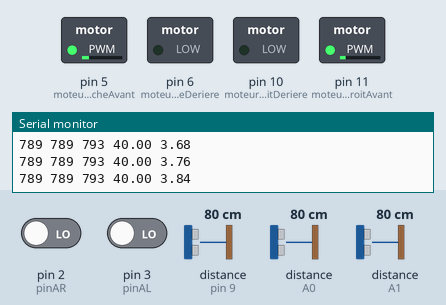
Bench run of a sketch on a simulated Arduino Uno, built with avr-gcc and run on an emulated ATmega328P. Parts: switched loads named in the sketch (green lamp = pin HIGH), the last lines printed to the serial monitor. Wiring (inferred from the names in the program): 3 × ultrasonic range finder: trigger pin 4, echo pin 9 / trigger pin 7, echo A0 / trigger pin 8, echo A1. Inputs (shaded band) come from the test bench; at power-on: distance to the obstacle (sensors on pin 9, A0, A1) 80 cm, pin 2 (pinAR) LOW, pin 3 (pinAL) LOW. The echo pulse lasts 58.3 µs per cm; pins used as bus, display or sensor lines are not drawn.

Above: at 1.2 s.
1.3 s: distance to the obstacle (sensor on pin 9) set to 18 cm
At 1.8 s:
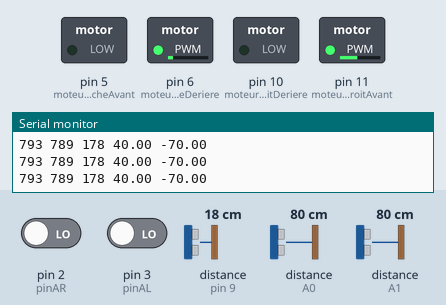
2.9 s: distance to the obstacle (sensor on A0) set to 2 cm
At 5.2 s:
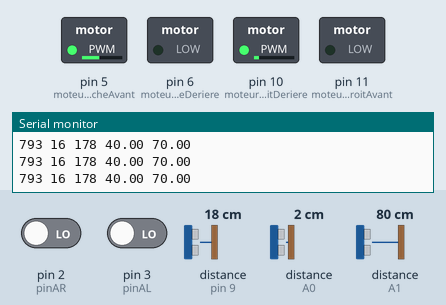
5.5 s: distance to the obstacle (sensor on A1) set to 18 cm
At 6.7 s:
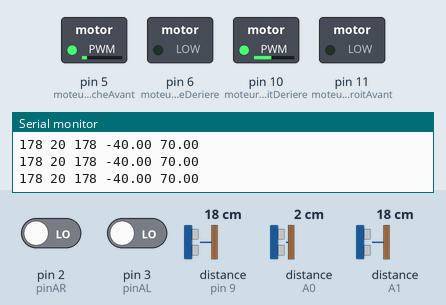
7.6 s: distance to the obstacle (sensor on A0) set to 60 cm
At 9.2 s:
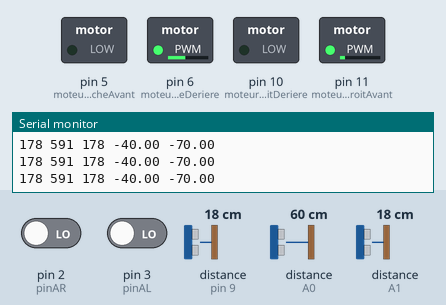
9.5 s: distance to the obstacle (sensor on A0) set to 9 cm
At 10.32 s:
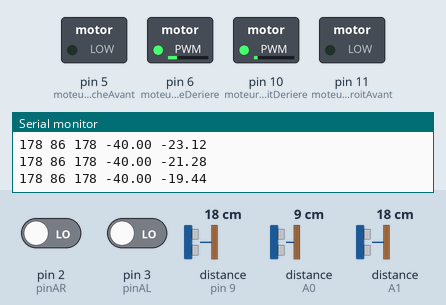
12.5 s: distance to the obstacle (sensor on pin 9) set to 2 cm
At 13.28 s:
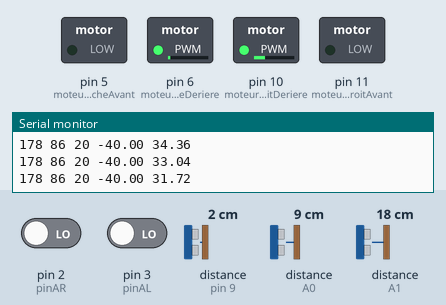
Timing chart, 0 to 16.5 s (numbered marks = the images above; inputs shaded):
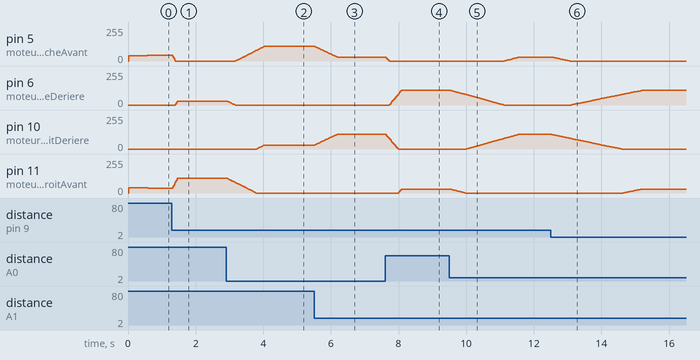

Measured:
- after the input at 1.3 s, pin 6 (moteurGaucheDeriere): 0/255 → 30/255 after 0.10 s
- after the input at 2.9 s, pin 5 (moteurGaucheAvant): moves from 0/255 to 110/255 over 0.85 s, starting after 0.28 s; pin 6 (moteurGaucheDeriere): moves from 30/255 to 0/255 over 0.23 s, starting at once
- after the input at 5.5 s, pin 5 (moteurGaucheAvant): moves from 110/255 to 30/255 over 0.66 s, starting at once; pin 10 (moteurDroitDeriere): moves from 30/255 to 110/255 over 0.66 s, starting at once
- after the input at 7.6 s, pin 5 (moteurGaucheAvant): 30/255 → 0/255 at once; pin 6 (moteurGaucheDeriere): moves from 0/255 to 110/255 over 0.36 s, starting after 0.12 s; pin 10 (moteurDroitDeriere): moves from 110/255 to 0/255 over 0.36 s, starting at once; pin 11 (moteurDroitAvant): 0/255 → 30/255 after 0.40 s
- after the input at 9.5 s, pin 5 (moteurGaucheAvant): moves from 0/255 to 30/255 over 0.44 s, starting after 1.6 s; pin 6 (moteurGaucheDeriere): moves from 110/255 to 0/255 over 1.6 s, starting at once
- after the input at 12.5 s, pin 5 (moteurGaucheAvant): moves from 30/255 to 0/255 over 0.52 s, starting at once; pin 6 (moteurGaucheDeriere): moves from 0/255 to 110/255 over 2.1 s, starting after 0.61 s

The sketch:

Test_13-Nov-21_23.42_PUNKS_IEEE_FST_Robots_3.0.ino
```cpp
//Ultrason
const byte TRIGGERleft = 4; // broche TRIGGER
const byte ECHOleft = 9; // broche ECHO

const byte TRIGGERright = 7; // broche TRIGGER
const byte ECHOright = A0; // broche ECHO

const byte TRIGGERfront = 8; // broche TRIGGER
const byte ECHOfront = A1; // broche ECHO

const unsigned long MEASURE_TIMEOUT = 25000UL;
const float SOUND_SPEED = 340.0 / 1000;

//PDUltrasoN
float kpULTRA = 1.5, kdULTRA = 0, erreurancien, erreur, PD = 0, P, D;

long distL = 0, distR = 0, distF = 0;

// Echantillonnage
const float periode = 20.00;

// Capteurs IR
const int captExtDroit = A2;
const int captDroit = A3;
const int captGauche = A4;
const int captExtGauche = A5;
bool c1;
bool c2;
bool c3;
bool c4;
int etatcapteur = 0;

// PID vitesse
const float vitesseMax = 300.00;
const float accelerationMax = 3000.00;

float kp = 1.0;
float ki = 0.00;
float kd = 1.0;

float erreurAVR = 0.00;
float erreurAVL = 0.00;

float rightPD = 0.00;
float leftPD = 0.00;

// Moteurs
const int moteurDroitAvant = 11;
const int moteurDroitDeriere = 10;
const int moteurGaucheAvant = 5;
const int moteurGaucheDeriere = 6;

// Encodeurs
long int counterL = 0;
long int counterR = 0;

long int previousCounterL = 0;
long int previousCounterR = 0;

int resolution = 400;
float diametreRoue = 70.00;


const int pinAR = 2;
const int pinBR = 12;
const int pinAL = 3;
const int pinBL = 13;

void distanceleft() {
  digitalWrite(TRIGGERleft, HIGH);
  delayMicroseconds(10);
  digitalWrite(TRIGGERleft, LOW);
  long measure = pulseIn(ECHOleft, HIGH, MEASURE_TIMEOUT);
  distL = measure / 2.0 * SOUND_SPEED;
}
void distanceright() {
  digitalWrite(TRIGGERright, HIGH);
  delayMicroseconds(10);
  digitalWrite(TRIGGERright, LOW);
  long measure = pulseIn(ECHOright, HIGH, MEASURE_TIMEOUT);
  distR = measure / 2.0 * SOUND_SPEED;
}
float distancefront() {
  digitalWrite(TRIGGERfront, HIGH);
  delayMicroseconds(10);
  digitalWrite(TRIGGERfront, LOW);
  long measure = pulseIn(ECHOfront, HIGH, MEASURE_TIMEOUT);
  distF = measure / 2.0 * SOUND_SPEED;
}
void ISRtrackAR() {
  int A = digitalRead(pinAR);
  int B = digitalRead(pinBR);

  if ((B && !A) || (A && !B)) {
    ++counterR;
  } else {
    if ((B && A) || (!A && !B)) {
      --counterR;
    }
  }
}

void ISRtrackAL() {
  int A = digitalRead(pinAL);
  int B = digitalRead(pinBL);

  if ((!B && !A) || (A && B)) {
    ++counterL;
  } else {
    --counterL;
  }
}

void vitesseDroitPID(float consigne) {
  float vitesseActuel = (((counterR - previousCounterR) * diametreRoue * PI ) / resolution) / (periode / 1000);
  float erreur = consigne - vitesseActuel;
  if ((erreur * 1000) / periode) {
    if (erreur >= 0) {
      erreur = accelerationMax;
    } else {
      erreur = -1 * accelerationMax;
    }
  }
  float p = kp * erreur;
  float d = kd * (erreur - erreurAVR);
  rightPD += p + d;

  if (rightPD >= 0) {
    if (rightPD > 255) {
      rightPD = 255;
    }
    analogWrite(moteurDroitAvant, rightPD);
    analogWrite(moteurDroitDeriere, 0);
  } else {
    if (rightPD < - 255) {
      rightPD = - 255;
    }
    analogWrite(moteurDroitAvant, 0);
    analogWrite(moteurDroitDeriere, abs(rightPD));
  }
  previousCounterR = counterR;
  erreurAVR = erreur;
}

void vitesseGauchePID(float consigne) {
  float vitesseActuel = (((counterL - previousCounterL) * diametreRoue * PI ) / resolution) / (periode / 1000);
  float erreur = consigne - vitesseActuel;
  if ((erreur * 1000) / periode) {
    if (erreur >= 0) {
      erreur = accelerationMax;
    }
    else {
      erreur = -1 * accelerationMax;
    }
  }
  float p = kp * erreur;
  float d = kd * (erreur - erreurAVL);
  leftPD += p + d;

  if (leftPD >= 0) {
    if (leftPD > 255) {
      leftPD = 255;
    }
    analogWrite(moteurGaucheAvant, leftPD);
    analogWrite(moteurGaucheDeriere, 0);
  } else {
    if (leftPD < - 255) {
      leftPD = - 255;
    }
    analogWrite(moteurGaucheAvant, 0);
    analogWrite(moteurGaucheDeriere, abs(leftPD));
  }
  previousCounterL = counterL;
  erreurAVL = erreur;

}
float vitesseLineaire = 0;
float vitesseAngulaire = 0;

float vitesseDroite = 0.00;
float vitesseGauche = 0.00;

float erreurLineaireAncient = 0.00;
float erreurLineaire = 0.00;
float ferreurancien = 0.00;

void PdUltrason() {
  erreurLineaireAncient = erreurLineaire;
  erreurancien = erreur ;
  float erreur = distL - distR;
  float P = 0.02 * erreur;
  float D = kdULTRA * (erreur - erreurancien);
  vitesseAngulaire += P + D;

  if (vitesseAngulaire > 70)
    vitesseAngulaire = 70;
  if (vitesseAngulaire < - 70)
    vitesseAngulaire = - 70;

  if (distF == 0) {
    distF = 300;
  }
  erreurLineaire = distF - 180;
  vitesseLineaire += kpULTRA * erreurLineaire; //+ kdULTRA * (erreurLineaire - erreurLineaireAncient);

  if (vitesseLineaire > 40)
    vitesseLineaire = 40;
  if (vitesseLineaire < - 40)
    vitesseLineaire = - 40;

    Serial.print(distF);
    Serial.print(" ");
    Serial.print(distR);
    Serial.print(" ");
    Serial.print(distL);
    Serial.print(" ");
    Serial.print(vitesseLineaire);
    Serial.print(" ");
    Serial.println(vitesseAngulaire);

  //vitesseAngulaire = 0.00;

  vitesseDroite = vitesseLineaire - vitesseAngulaire;
  vitesseGauche = vitesseLineaire + vitesseAngulaire;

  if (vitesseDroite >= 0) {
    if (vitesseGauche >= 0) {
      analogWrite(moteurDroitAvant, vitesseDroite);
      analogWrite(moteurGaucheAvant, vitesseGauche);
      analogWrite(moteurDroitDeriere, 0);
      analogWrite(moteurGaucheDeriere, 0);
    } else {
      analogWrite(moteurDroitAvant, vitesseDroite);
      analogWrite(moteurGaucheAvant, 0);
      analogWrite(moteurDroitDeriere, 0);
      analogWrite(moteurGaucheDeriere, abs(vitesseGauche));
    }
  } else {
    if (vitesseGauche >= 0) {
      analogWrite(moteurDroitAvant, 0);
      analogWrite(moteurGaucheAvant, vitesseGauche);
      analogWrite(moteurDroitDeriere, abs(vitesseDroite));
      analogWrite(moteurGaucheDeriere, 0);
    } else {
      analogWrite(moteurDroitAvant, 0);
      analogWrite(moteurGaucheAvant, 0);
      analogWrite(moteurDroitDeriere, abs(vitesseDroite));
      analogWrite(moteurGaucheDeriere, abs(vitesseGauche));
    }
}

  /*
    if (vitesseLineaire >= 0) {
    if (vitesseAngulaire >= 0) {
      analogWrite(moteurDroitAvant,   vitesseLineaire + vitesseAngulaire);
      if ( vitesseLineaire - vitesseAngulaire < 0)
        analogWrite(moteurGaucheAvant, 0);
      else
        analogWrite(moteurGaucheAvant, abs(vitesseLineaire - vitesseAngulaire));
      analogWrite(moteurDroitDeriere, 0);
      analogWrite(moteurGaucheDeriere, 0);
    }
    if (vitesseAngulaire <= 0) {
      if ( vitesseLineaire - abs(vitesseAngulaire) < 0)
        analogWrite(moteurDroitAvant, 0);
      else
        analogWrite(moteurDroitAvant, abs(vitesseLineaire - vitesseAngulaire));
      analogWrite(moteurGaucheAvant, abs(vitesseLineaire + vitesseAngulaire));
      analogWrite(moteurDroitDeriere, 0);
      analogWrite(moteurGaucheDeriere, 0);
    }
    } else {
    if (vitesseAngulaire >= 0) {
      analogWrite(moteurDroitAvant, 0);
      if (abs(vitesseLineaire - vitesseAngulaire) < 0)
        analogWrite(moteurGaucheDeriere, 0);
      else
        analogWrite(moteurGaucheDeriere, abs(vitesseLineaire - vitesseAngulaire));
      analogWrite(moteurDroitDeriere, abs(vitesseLineaire + vitesseAngulaire));
      analogWrite(moteurGaucheDeriere, 0);
    }
    if (vitesseAngulaire <= 0) {
      if ( abs(vitesseLineaire - vitesseAngulaire) < 0)
        analogWrite(moteurDroitDeriere, 0);
      else
        analogWrite(moteurDroitDeriere, abs(vitesseLineaire - vitesseAngulaire));
      analogWrite(moteurGaucheDeriere, abs(vitesseLineaire + vitesseAngulaire));
      analogWrite(moteurDroitAvant, 0);
      analogWrite(moteurGaucheAvant, 0);
    }
    }*/
  //Serial.println(abs(testFront + vitesseAngulaire));
}

void Avancer(int pwm)
{
  analogWrite(moteurDroitAvant, pwm);
  analogWrite(moteurGaucheAvant, pwm);
  analogWrite(moteurDroitDeriere, 0);
  analogWrite(moteurGaucheDeriere, 0);
}
void Droite(int pwm)
{
  analogWrite(moteurDroitAvant, 0);
  analogWrite(moteurGaucheAvant, pwm);
  analogWrite(moteurDroitDeriere, pwm);
  analogWrite(moteurGaucheDeriere, 0);
}
void Gauche(int pwm)
{
  analogWrite(moteurDroitAvant, pwm);
  analogWrite(moteurGaucheAvant, 0);
  analogWrite(moteurDroitDeriere, 0);
  analogWrite(moteurGaucheDeriere, pwm);
}
void Stop()
{
  analogWrite(moteurDroitAvant, 0);
  analogWrite(moteurGaucheAvant, 0);
  analogWrite(moteurDroitDeriere, 0);
  analogWrite(moteurGaucheDeriere, 0);
}
void setup() {
  Serial.begin(9600);

  // Capteurs IR
  pinMode(captDroit, INPUT);
  pinMode(captGauche, INPUT);

  pinMode(captExtDroit, INPUT);
  pinMode(captExtGauche, INPUT);

  digitalWrite(captDroit, HIGH);
  digitalWrite(captDroit, HIGH);

  digitalWrite(captExtDroit, HIGH);
  digitalWrite(captExtGauche, HIGH);

  // Encodeurs
  pinMode(pinAR, INPUT);
  pinMode(pinAL, INPUT);

  pinMode(pinBR, INPUT);
  pinMode(pinBL, INPUT);

  digitalWrite(pinAR, INPUT);
  digitalWrite(pinAL, INPUT);

  digitalWrite(pinBR, INPUT);
  digitalWrite(pinBL, INPUT);

  attachInterrupt(digitalPinToInterrupt(pinAR), ISRtrackAR, CHANGE);
  attachInterrupt(digitalPinToInterrupt(pinAL), ISRtrackAL, CHANGE);

  //Moteurs
  pinMode(moteurGaucheAvant, OUTPUT);
  pinMode(moteurGaucheDeriere, OUTPUT);

  pinMode(moteurDroitAvant, OUTPUT);
  pinMode(moteurDroitDeriere, OUTPUT);

  digitalWrite(moteurGaucheAvant, LOW);
  digitalWrite(moteurGaucheDeriere, LOW);

  digitalWrite(moteurDroitAvant, LOW);
  digitalWrite(moteurDroitDeriere, LOW);

  //Ultrason
  pinMode(TRIGGERleft, OUTPUT);
  digitalWrite(TRIGGERleft, LOW);
  pinMode(ECHOleft, INPUT);
  //analogWrite(ECHOleft, 0);

  pinMode(TRIGGERright, OUTPUT);
  digitalWrite(TRIGGERright, LOW);
  pinMode(ECHOright, INPUT);
  //analogWrite(ECHOright, 0);

  pinMode(TRIGGERfront, OUTPUT);
  digitalWrite(TRIGGERfront, LOW);
  pinMode(ECHOfront, INPUT);
  //digitalWrite(ECHOfront, LOW);
}

int checkpoint1 = 0;

void loop()
{
  /*
    vitesseGauche(-200.00);
    vitesseDroit(-200.00);
  */
  distanceright();
  distanceleft();
  distancefront();
  /*
    Serial.print(distR);
    Serial.print(" ");
    Serial.print(distL);
    Serial.print(" ");
    Serial.println(distF);
  */
  PdUltrason();
  /*
    //  PdUltrason();
    c1 = digitalRead(captExtDroit);
    c2 = digitalRead(captDroit);
    c3 = digitalRead(captGauche);
    c4 = digitalRead(captExtGauche);

    etatcapteur = c4 * 1000 + c3 * 100 + c2 * 10 + c1;
    if (checkpoint1==0)
    switch (etatcapteur) {
      case 0:
        Avancer(80);
        checkpoint1=1;
        break;
      case 1:
        Droite(80);
        break;
      case 10:
        Droite(80);
        break;
      case 11:
        Droite(80);
        break;
      case 100:
        Gauche(80);
        break;
      case 101:
        Avancer(80);
        break;
      case 110:
        Avancer(80);
        break;
      case 111:
        Droite(80);
        break;
      case 1000:
        Gauche(80);
        break;
      case 1001:
        Avancer(80);
        break;
      case 1010:
        Droite(80);
        break;
      case 1011:
        Avancer(80);
        break;
      case 1100:
        Gauche(80);
        break;
      case 1101:
        Avancer(80);
        break;
      case 1110:
        Gauche(80);
        break;
      case 1111:
        Avancer(80);
        break;
      default:
        Stop();
          break;
    }
    if (checkpoint1==1)
     switch (etatcapteur) {
      case 0:
        Avancer(140);
        break;
      case 1:
        Droite(140);
        break;
      case 10:
        Droite(140);
        break;
      case 11:
        Droite(140);
        break;
      case 100:
        Gauche(140);
        break;
      case 101:
        Avancer(140);
        break;
      case 110:
        Avancer(140);
        break;
      case 111:
        Gauche(140);
        break;
      case 1000:
        Gauche(140);
        break;
      case 1001:
        Avancer(140);
        break;
      case 1010:
        Droite(140);
        break;
      case 1011:
        Avancer(140);
        break;
      case 1100:
        Gauche(140);
        break;
      case 1101:
        Avancer(140);
        break;
      case 1110:
        Gauche(140);
        break;
      case 1111:
        Avancer(140);
        break;
      default:
        Stop();
          break;
    }
  */
}
```
